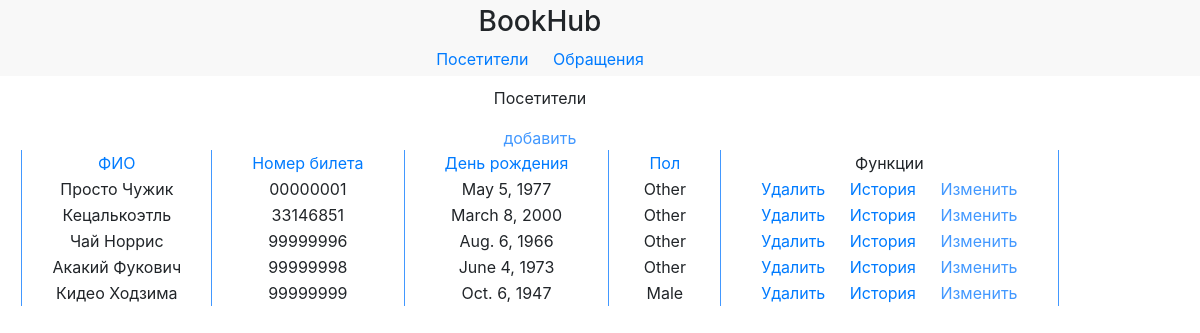
The app's page /visitors/?sort=num with its own data.
### app/models.py (models this page shows, shortened)
class Visitor(models.Model):
    fio = models.CharField(
        max_length = 30
        )
    num = models.CharField(
        max_length = 8
    )
    birthday = models.DateField(
    )
    gender = models.CharField(
        max_length = 6,
        choices = gen
    )

### app/views.py (the view)
# urls.py: path('visitors/', VisitorsView, name="visitors"),
def VisitorsView(request):
    if request.method == "POST":
        form = AddVisitorForm(request.POST)
        if form.is_valid():
            form.save()
            return HttpResponseRedirect('/visitors/')
    else:
        try:
            sort_settings = request.GET.get('sort')
            model = sort_visitors(sort_settings)
        except:
            model = Visitor.objects.all()
        form = AddVisitorForm()
        return render(
            request,
            'visitors.html',
            {'form': form , 'model': model}
        )

### app/views.py (called while the page is built)
def sort_visitors(sort_settings):
    return Visitor.objects.order_by(sort_settings)

### app/templates/visitors.html (shortened to what this page needs)
<!DOCTYPE html>
<html>
    <head>
        <link rel="stylesheet" href="https://stackpath.bootstrapcdn.com/bootstrap/4.4.1/css/bootstrap.min.css">
    </head>
    <body>
        <header>
            <div class="content">
                <h3>BookHub</h3>
                <div class="menu">
                    <a href="{% url 'visitors' %}">Посетители</a>
                    <a href="{% url 'usages' %}">Обращения</a>
                </div>
            </div>
        </header>
        <div class="main">
            <div class="content">
                <p>Посетители</p><a style="color: #4298FF;" onclick="openForm()">добавить</a>
                <table>
                    <thead>
                        <tr>
                            <td>
                                <a href="?sort=fio">ФИО</a>
                            </td>
                            <td>
                                <a href="?sort=num">Номер билета</a>
                            </td>
                            <td>
                                <a href="?sort=birthday">День рождения</a>
                            </td>
                            <td>
                                <a href="?sort=gender">Пол</a>
                            </td>
                            <td>Функции</td>
                        </tr>
                    </thead>
                    <tbody>
                        {% if model %}
                        {% for m in model %}
                        <tr>
                            <td>{{ m.fio }}</td>
                            <td>{{ m.num }}</td>
                            <td>{{ m.birthday }}</td>
                            <td>{{ m.gender }}</td>
                            <td>
                                <a href="{% url 'delvisitor' %}?id={{m.id}}">Удалить</a>
                                <a href="{% url 'history' %}?id={{m.id}}">История</a>
                                <a onclick='openCF(this)' class="{{m.id}}" style="color: #4298FF;">Изменить</a>
                            </td>
                        </tr>
                        {% endfor %}
                        {% endif%}
                    </tbody>
                </table>
            </div>
        </div>
    </body>
</html>

### app/templates/visitors.html (style rules this page uses)
header { background-color: #F8F8F8; padding-bottom: 5px; padding-top: 5px; }
.content { width: 90%; text-align: center; }
.main { margin-top: 10px; }
a { margin-left: 10px; margin-right: 10px; }
table { margin: auto; }
td { border-left: 1px solid #4298FF; border-right: 1px solid #4298FF; padding-right: 30px; padding-left: 30px; }

### records on screen
Visitor: fio "Просто Чужик", num "00000001", birthday "May 5, 1977", gender "Other"
Visitor: fio "Кецалькоэтль", num "33146851", birthday "March 8, 2000", gender "Other"
Visitor: fio "Чай Норрис", num "99999996", birthday "Aug. 6, 1966", gender "Other"
Visitor: fio "Акакий Фукович", num "99999998", birthday "June 4, 1973", gender "Other"
Visitor: fio "Кидео Ходзима", num "99999999", birthday "Oct. 6, 1947", gender "Male"
